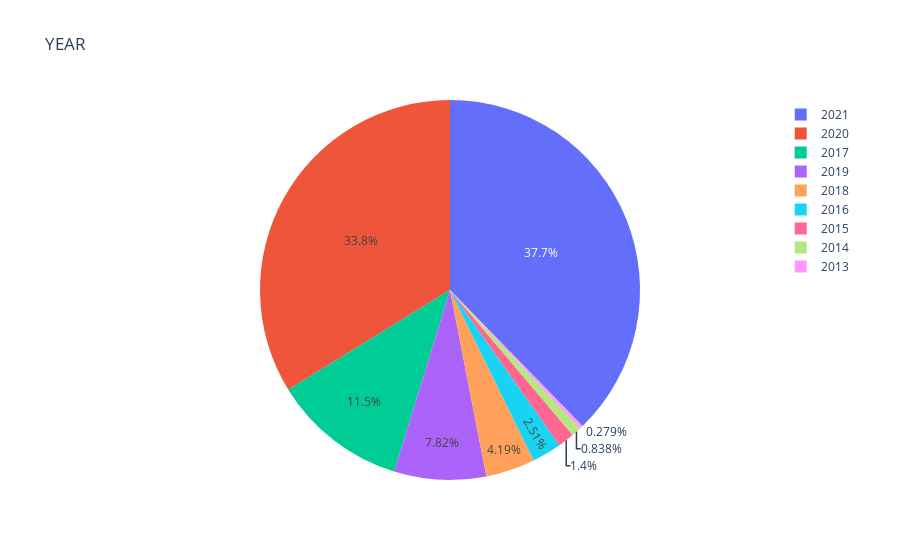

Notebook code cell kept with this figure:
### Code cell
r=df['YEAR'].value_counts()
fig = px.pie(df,names=r.index.values,values=r,title='YEAR')
fig

### Figure 1 — Plotly figure (JSON) as saved in the notebook; plotly's stock layout.template omitted (floating-point values rounded to 4 significant figures)
{"data": [{"domain": {"x": [0, 1], "y": [0, 1]}, "hovertemplate": "label=%{label}<br>value=%{value}<extra></extra>", "labels": ["2021", "2020", "2017", "2019", "2018", "2016", "2015", "2014", "2013"], "legendgroup": "", "name": "", "showlegend": true, "type": "pie", "values": [135, 121, 41, 28, 15, 9, 5, 3, 1]}], "layout": {"legend": {"tracegroupgap": 0}, "title": {"text": "YEAR"}}}
